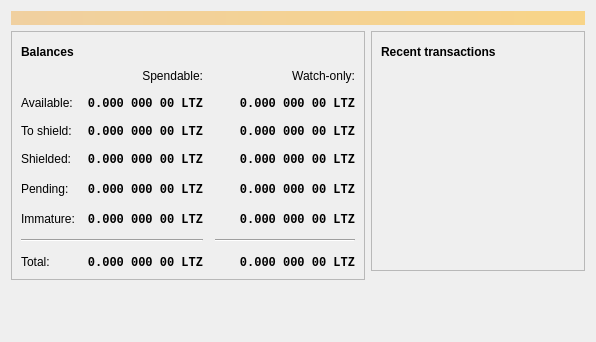
<?xml version="1.0" encoding="UTF-8"?>
<ui version="4.0">
 <class>OverviewPage</class>
 <widget class="QWidget" name="OverviewPage">
  <property name="geometry">
   <rect>
    <x>0</x>
    <y>0</y>
    <width>596</width>
    <height>342</height>
   </rect>
  </property>
  <property name="windowTitle">
   <string>Form</string>
  </property>
  <layout class="QVBoxLayout" name="topLayout">
   <item>
    <widget class="QLabel" name="labelAlerts">
     <property name="visible">
      <bool>false</bool>
     </property>
     <property name="styleSheet">
      <string notr="true">QLabel { background-color: qlineargradient(x1: 0, y1: 0, x2: 1, y2: 0, stop:0 #F0D0A0, stop:1 #F8D488); color:#000000; }</string>
     </property>
     <property name="wordWrap">
      <bool>true</bool>
     </property>
     <property name="margin">
      <number>3</number>
     </property>
     <property name="textInteractionFlags">
      <set>Qt::TextSelectableByMouse</set>
     </property>
    </widget>
   </item>
   <item>
    <layout class="QHBoxLayout" name="horizontalLayout" stretch="1,1">
     <item>
      <layout class="QVBoxLayout" name="verticalLayout_2">
       <item>
        <widget class="QFrame" name="frame">
         <property name="frameShape">
          <enum>QFrame::StyledPanel</enum>
         </property>
         <property name="frameShadow">
          <enum>QFrame::Raised</enum>
         </property>
         <layout class="QVBoxLayout" name="verticalLayout_4">
          <item>
           <layout class="QHBoxLayout" name="horizontalLayout_4">
            <item>
             <widget class="QLabel" name="label_5">
              <property name="font">
               <font>
                <weight>75</weight>
                <bold>true</bold>
               </font>
              </property>
              <property name="text">
               <string>Balances</string>
              </property>
             </widget>
            </item>
            <item>
             <widget class="QPushButton" name="labelWalletStatus">
              <property name="enabled">
               <bool>true</bool>
              </property>
              <property name="maximumSize">
               <size>
                <width>30</width>
                <height>16777215</height>
               </size>
              </property>
              <property name="toolTip">
               <string>The displayed information may be out of date. Your wallet automatically synchronizes with the LitecoinZ network after a connection is established, but this process has not completed yet.</string>
              </property>
              <property name="text">
               <string/>
              </property>
              <property name="icon">
               <iconset resource="../bitcoin.qrc">
                <normaloff>:/icons/warning</normaloff>
                <disabledoff>:/icons/warning</disabledoff>:/icons/warning</iconset>
              </property>
              <property name="iconSize">
               <size>
                <width>24</width>
                <height>24</height>
               </size>
              </property>
              <property name="flat">
               <bool>true</bool>
              </property>
             </widget>
            </item>
            <item>
             <spacer name="horizontalSpacer_3">
              <property name="orientation">
               <enum>Qt::Horizontal</enum>
              </property>
              <property name="sizeHint" stdset="0">
               <size>
                <width>40</width>
                <height>20</height>
               </size>
              </property>
             </spacer>
            </item>
           </layout>
          </item>
          <item>
           <layout class="QGridLayout" name="gridLayout">
            <property name="spacing">
             <number>12</number>
            </property>
            <item row="4" column="2">
             <widget class="QLabel" name="labelWatchPending">
              <property name="font">
               <font>
                <family>Monospace</family>
                <weight>75</weight>
                <bold>true</bold>
               </font>
              </property>
              <property name="cursor">
               <cursorShape>IBeamCursor</cursorShape>
              </property>
              <property name="toolTip">
               <string>Unconfirmed transactions to watch-only addresses</string>
              </property>
              <property name="text">
               <string notr="true">0.000 000 00 LTZ</string>
              </property>
              <property name="alignment">
               <set>Qt::AlignRight|Qt::AlignTrailing|Qt::AlignVCenter</set>
              </property>
              <property name="textInteractionFlags">
               <set>Qt::LinksAccessibleByMouse|Qt::TextSelectableByKeyboard|Qt::TextSelectableByMouse</set>
              </property>
             </widget>
            </item>
            <item row="4" column="1">
             <widget class="QLabel" name="labelUnconfirmed">
              <property name="font">
               <font>
                <family>Monospace</family>
                <weight>75</weight>
                <bold>true</bold>
               </font>
              </property>
              <property name="cursor">
               <cursorShape>IBeamCursor</cursorShape>
              </property>
              <property name="toolTip">
               <string>Total of transactions that have yet to be confirmed, and do not yet count toward the spendable balance</string>
              </property>
              <property name="text">
               <string notr="true">0.000 000 00 LTZ</string>
              </property>
              <property name="alignment">
               <set>Qt::AlignRight|Qt::AlignTrailing|Qt::AlignVCenter</set>
              </property>
              <property name="textInteractionFlags">
               <set>Qt::LinksAccessibleByMouse|Qt::TextSelectableByKeyboard|Qt::TextSelectableByMouse</set>
              </property>
             </widget>
            </item>
            <item row="5" column="2">
             <widget class="QLabel" name="labelWatchImmature">
              <property name="font">
               <font>
                <family>Monospace</family>
                <weight>75</weight>
                <bold>true</bold>
               </font>
              </property>
              <property name="cursor">
               <cursorShape>IBeamCursor</cursorShape>
              </property>
              <property name="toolTip">
               <string>Mined balance in watch-only addresses that has not yet matured</string>
              </property>
              <property name="text">
               <string notr="true">0.000 000 00 LTZ</string>
              </property>
              <property name="alignment">
               <set>Qt::AlignRight|Qt::AlignTrailing|Qt::AlignVCenter</set>
              </property>
              <property name="textInteractionFlags">
               <set>Qt::LinksAccessibleByMouse|Qt::TextSelectableByKeyboard|Qt::TextSelectableByMouse</set>
              </property>
             </widget>
            </item>
            <item row="6" column="0" colspan="2">
             <widget class="Line" name="line">
              <property name="orientation">
               <enum>Qt::Horizontal</enum>
              </property>
             </widget>
            </item>
            <item row="6" column="2">
             <widget class="Line" name="lineWatchBalance">
              <property name="sizePolicy">
               <sizepolicy hsizetype="Preferred" vsizetype="Fixed">
                <horstretch>0</horstretch>
                <verstretch>0</verstretch>
               </sizepolicy>
              </property>
              <property name="minimumSize">
               <size>
                <width>140</width>
                <height>0</height>
               </size>
              </property>
              <property name="orientation">
               <enum>Qt::Horizontal</enum>
              </property>
             </widget>
            </item>
            <item row="7" column="0">
             <widget class="QLabel" name="labelTotalText">
              <property name="text">
               <string>Total:</string>
              </property>
             </widget>
            </item>
            <item row="5" column="1">
             <widget class="QLabel" name="labelImmature">
              <property name="font">
               <font>
                <family>Monospace</family>
                <weight>75</weight>
                <bold>true</bold>
               </font>
              </property>
              <property name="cursor">
               <cursorShape>IBeamCursor</cursorShape>
              </property>
              <property name="toolTip">
               <string>Mined balance that has not yet matured</string>
              </property>
              <property name="text">
               <string notr="true">0.000 000 00 LTZ</string>
              </property>
              <property name="alignment">
               <set>Qt::AlignRight|Qt::AlignTrailing|Qt::AlignVCenter</set>
              </property>
              <property name="textInteractionFlags">
               <set>Qt::LinksAccessibleByMouse|Qt::TextSelectableByKeyboard|Qt::TextSelectableByMouse</set>
              </property>
             </widget>
            </item>
            <item row="4" column="3">
             <spacer name="horizontalSpacer_2">
              <property name="orientation">
               <enum>Qt::Horizontal</enum>
              </property>
              <property name="sizeHint" stdset="0">
               <size>
                <width>40</width>
                <height>20</height>
               </size>
              </property>
             </spacer>
            </item>
            <item row="5" column="0">
             <widget class="QLabel" name="labelImmatureText">
              <property name="text">
               <string>Immature:</string>
              </property>
             </widget>
            </item>
            <item row="7" column="1">
             <widget class="QLabel" name="labelTotal">
              <property name="font">
               <font>
                <family>Monospace</family>
                <weight>75</weight>
                <bold>true</bold>
               </font>
              </property>
              <property name="cursor">
               <cursorShape>IBeamCursor</cursorShape>
              </property>
              <property name="toolTip">
               <string>Your current total balance</string>
              </property>
              <property name="text">
               <string notr="true">0.000 000 00 LTZ</string>
              </property>
              <property name="alignment">
               <set>Qt::AlignRight|Qt::AlignTrailing|Qt::AlignVCenter</set>
              </property>
              <property name="textInteractionFlags">
               <set>Qt::LinksAccessibleByMouse|Qt::TextSelectableByKeyboard|Qt::TextSelectableByMouse</set>
              </property>
             </widget>
            </item>
            <item row="7" column="2">
             <widget class="QLabel" name="labelWatchTotal">
              <property name="font">
               <font>
                <family>Monospace</family>
                <weight>75</weight>
                <bold>true</bold>
               </font>
              </property>
              <property name="cursor">
               <cursorShape>IBeamCursor</cursorShape>
              </property>
              <property name="toolTip">
               <string>Current total balance in watch-only addresses</string>
              </property>
              <property name="text">
               <string notr="true">0.000 000 00 LTZ</string>
              </property>
              <property name="alignment">
               <set>Qt::AlignRight|Qt::AlignTrailing|Qt::AlignVCenter</set>
              </property>
              <property name="textInteractionFlags">
               <set>Qt::LinksAccessibleByMouse|Qt::TextSelectableByKeyboard|Qt::TextSelectableByMouse</set>
              </property>
             </widget>
            </item>
            <item row="0" column="2">
             <widget class="QLabel" name="labelWatchonly">
              <property name="text">
               <string>Watch-only:</string>
              </property>
              <property name="alignment">
               <set>Qt::AlignRight|Qt::AlignTrailing|Qt::AlignVCenter</set>
              </property>
             </widget>
            </item>
            <item row="1" column="0">
             <widget class="QLabel" name="labelBalanceText">
              <property name="text">
               <string>Available:</string>
              </property>
             </widget>
            </item>
            <item row="1" column="1">
             <widget class="QLabel" name="labelBalance">
              <property name="font">
               <font>
                <family>Monospace</family>
                <weight>75</weight>
                <bold>true</bold>
               </font>
              </property>
              <property name="cursor">
               <cursorShape>IBeamCursor</cursorShape>
              </property>
              <property name="toolTip">
               <string>Your current spendable balance</string>
              </property>
              <property name="text">
               <string notr="true">0.000 000 00 LTZ</string>
              </property>
              <property name="alignment">
               <set>Qt::AlignRight|Qt::AlignTrailing|Qt::AlignVCenter</set>
              </property>
              <property name="textInteractionFlags">
               <set>Qt::LinksAccessibleByMouse|Qt::TextSelectableByKeyboard|Qt::TextSelectableByMouse</set>
              </property>
             </widget>
            </item>
            <item row="1" column="2">
             <widget class="QLabel" name="labelWatchAvailable">
              <property name="font">
               <font>
                <family>Monospace</family>
                <weight>75</weight>
                <bold>true</bold>
               </font>
              </property>
              <property name="cursor">
               <cursorShape>IBeamCursor</cursorShape>
              </property>
              <property name="toolTip">
               <string>Your current balance in watch-only addresses</string>
              </property>
              <property name="text">
               <string notr="true">0.000 000 00 LTZ</string>
              </property>
              <property name="alignment">
               <set>Qt::AlignRight|Qt::AlignTrailing|Qt::AlignVCenter</set>
              </property>
              <property name="textInteractionFlags">
               <set>Qt::LinksAccessibleByMouse|Qt::TextSelectableByKeyboard|Qt::TextSelectableByMouse</set>
              </property>
             </widget>
            </item>
            <item row="4" column="0">
             <widget class="QLabel" name="labelPendingText">
              <property name="text">
               <string>Pending:</string>
              </property>
             </widget>
            </item>
            <item row="0" column="1">
             <widget class="QLabel" name="labelSpendable">
              <property name="text">
               <string>Spendable:</string>
              </property>
              <property name="alignment">
               <set>Qt::AlignRight|Qt::AlignTrailing|Qt::AlignVCenter</set>
              </property>
             </widget>
            </item>
            <item row="2" column="0">
             <widget class="QLabel" name="labelToShieldBalanceText">
              <property name="text">
               <string>To shield:</string>
              </property>
             </widget>
            </item>
            <item row="2" column="1">
             <widget class="QLabel" name="labelToShieldBalance">
              <property name="font">
               <font>
                <family>Monospace</family>
                <weight>75</weight>
                <bold>true</bold>
               </font>
              </property>
              <property name="cursor">
               <cursorShape>IBeamCursor</cursorShape>
              </property>
              <property name="toolTip">
               <string>Your current balance that needs to be shielded</string>
              </property>
              <property name="text">
               <string notr="true">0.000 000 00 LTZ</string>
              </property>
              <property name="alignment">
               <set>Qt::AlignRight|Qt::AlignTrailing|Qt::AlignVCenter</set>
              </property>
              <property name="textInteractionFlags">
               <set>Qt::LinksAccessibleByMouse|Qt::TextSelectableByKeyboard|Qt::TextSelectableByMouse</set>
              </property>
             </widget>
            </item>
            <item row="2" column="2">
             <widget class="QLabel" name="labelToShieldWatchAvailable">
              <property name="font">
               <font>
                <family>Monospace</family>
                <weight>75</weight>
                <bold>true</bold>
               </font>
              </property>
              <property name="cursor">
               <cursorShape>IBeamCursor</cursorShape>
              </property>
              <property name="toolTip">
               <string>Your current balance in the watch-only addresses that need to be shielded</string>
              </property>
              <property name="text">
               <string notr="true">0.000 000 00 LTZ</string>
              </property>
              <property name="alignment">
               <set>Qt::AlignRight|Qt::AlignTrailing|Qt::AlignVCenter</set>
              </property>
              <property name="textInteractionFlags">
               <set>Qt::LinksAccessibleByMouse|Qt::TextSelectableByKeyboard|Qt::TextSelectableByMouse</set>
              </property>
             </widget>
            </item>
            <item row="3" column="0">
             <widget class="QLabel" name="labelShieldedBalanceText">
              <property name="text">
               <string>Shielded:</string>
              </property>
             </widget>
            </item>
            <item row="3" column="1">
             <widget class="QLabel" name="labelShieldedBalance">
              <property name="font">
               <font>
                <family>Monospace</family>
                <weight>75</weight>
                <bold>true</bold>
               </font>
              </property>
              <property name="cursor">
               <cursorShape>IBeamCursor</cursorShape>
              </property>
              <property name="toolTip">
               <string>Your current spendable shielded balance</string>
              </property>
              <property name="text">
               <string notr="true">0.000 000 00 LTZ</string>
              </property>
              <property name="alignment">
               <set>Qt::AlignRight|Qt::AlignTrailing|Qt::AlignVCenter</set>
              </property>
              <property name="textInteractionFlags">
               <set>Qt::LinksAccessibleByMouse|Qt::TextSelectableByKeyboard|Qt::TextSelectableByMouse</set>
              </property>
             </widget>
            </item>
            <item row="3" column="2">
             <widget class="QLabel" name="labelShieldedWatchAvailable">
              <property name="font">
               <font>
                <family>Monospace</family>
                <weight>75</weight>
                <bold>true</bold>
               </font>
              </property>
              <property name="cursor">
               <cursorShape>IBeamCursor</cursorShape>
              </property>
              <property name="toolTip">
               <string>Your current shielded balance in watch-only addresses</string>
              </property>
              <property name="text">
               <string notr="true">0.000 000 00 LTZ</string>
              </property>
              <property name="alignment">
               <set>Qt::AlignRight|Qt::AlignTrailing|Qt::AlignVCenter</set>
              </property>
              <property name="textInteractionFlags">
               <set>Qt::LinksAccessibleByMouse|Qt::TextSelectableByKeyboard|Qt::TextSelectableByMouse</set>
              </property>
             </widget>
            </item>
           </layout>
          </item>
         </layout>
        </widget>
       </item>
       <item>
        <spacer name="verticalSpacer">
         <property name="orientation">
          <enum>Qt::Vertical</enum>
         </property>
         <property name="sizeHint" stdset="0">
          <size>
           <width>20</width>
           <height>40</height>
          </size>
         </property>
        </spacer>
       </item>
      </layout>
     </item>
     <item>
      <layout class="QVBoxLayout" name="verticalLayout_3">
       <item>
        <widget class="QFrame" name="frame_2">
         <property name="frameShape">
          <enum>QFrame::StyledPanel</enum>
         </property>
         <property name="frameShadow">
          <enum>QFrame::Raised</enum>
         </property>
         <layout class="QVBoxLayout" name="verticalLayout">
          <item>
           <layout class="QHBoxLayout" name="horizontalLayout_2">
            <item>
             <widget class="QLabel" name="label_4">
              <property name="font">
               <font>
                <weight>75</weight>
                <bold>true</bold>
               </font>
              </property>
              <property name="text">
               <string>Recent transactions</string>
              </property>
             </widget>
            </item>
            <item>
             <widget class="QPushButton" name="labelTransactionsStatus">
              <property name="enabled">
               <bool>true</bool>
              </property>
              <property name="maximumSize">
               <size>
                <width>30</width>
                <height>16777215</height>
               </size>
              </property>
              <property name="toolTip">
               <string>The displayed information may be out of date. Your wallet automatically synchronizes with the LitecoinZ network after a connection is established, but this process has not completed yet.</string>
              </property>
              <property name="text">
               <string/>
              </property>
              <property name="icon">
               <iconset resource="../bitcoin.qrc">
                <normaloff>:/icons/warning</normaloff>
                <disabledoff>:/icons/warning</disabledoff>:/icons/warning</iconset>
              </property>
              <property name="iconSize">
               <size>
                <width>24</width>
                <height>24</height>
               </size>
              </property>
              <property name="flat">
               <bool>true</bool>
              </property>
             </widget>
            </item>
            <item>
             <spacer name="horizontalSpacer">
              <property name="orientation">
               <enum>Qt::Horizontal</enum>
              </property>
              <property name="sizeHint" stdset="0">
               <size>
                <width>40</width>
                <height>20</height>
               </size>
              </property>
             </spacer>
            </item>
           </layout>
          </item>
          <item>
           <widget class="QListView" name="listTransactions">
            <property name="styleSheet">
             <string notr="true">QListView { background: transparent; }</string>
            </property>
            <property name="frameShape">
             <enum>QFrame::NoFrame</enum>
            </property>
            <property name="verticalScrollBarPolicy">
             <enum>Qt::ScrollBarAlwaysOff</enum>
            </property>
            <property name="horizontalScrollBarPolicy">
             <enum>Qt::ScrollBarAlwaysOff</enum>
            </property>
            <property name="selectionMode">
             <enum>QAbstractItemView::NoSelection</enum>
            </property>
           </widget>
          </item>
         </layout>
        </widget>
       </item>
       <item>
        <spacer name="verticalSpacer_2">
         <property name="orientation">
          <enum>Qt::Vertical</enum>
         </property>
         <property name="sizeHint" stdset="0">
          <size>
           <width>20</width>
           <height>40</height>
          </size>
         </property>
        </spacer>
       </item>
      </layout>
     </item>
    </layout>
   </item>
  </layout>
 </widget>
 <resources/>
 <connections/>
</ui>
